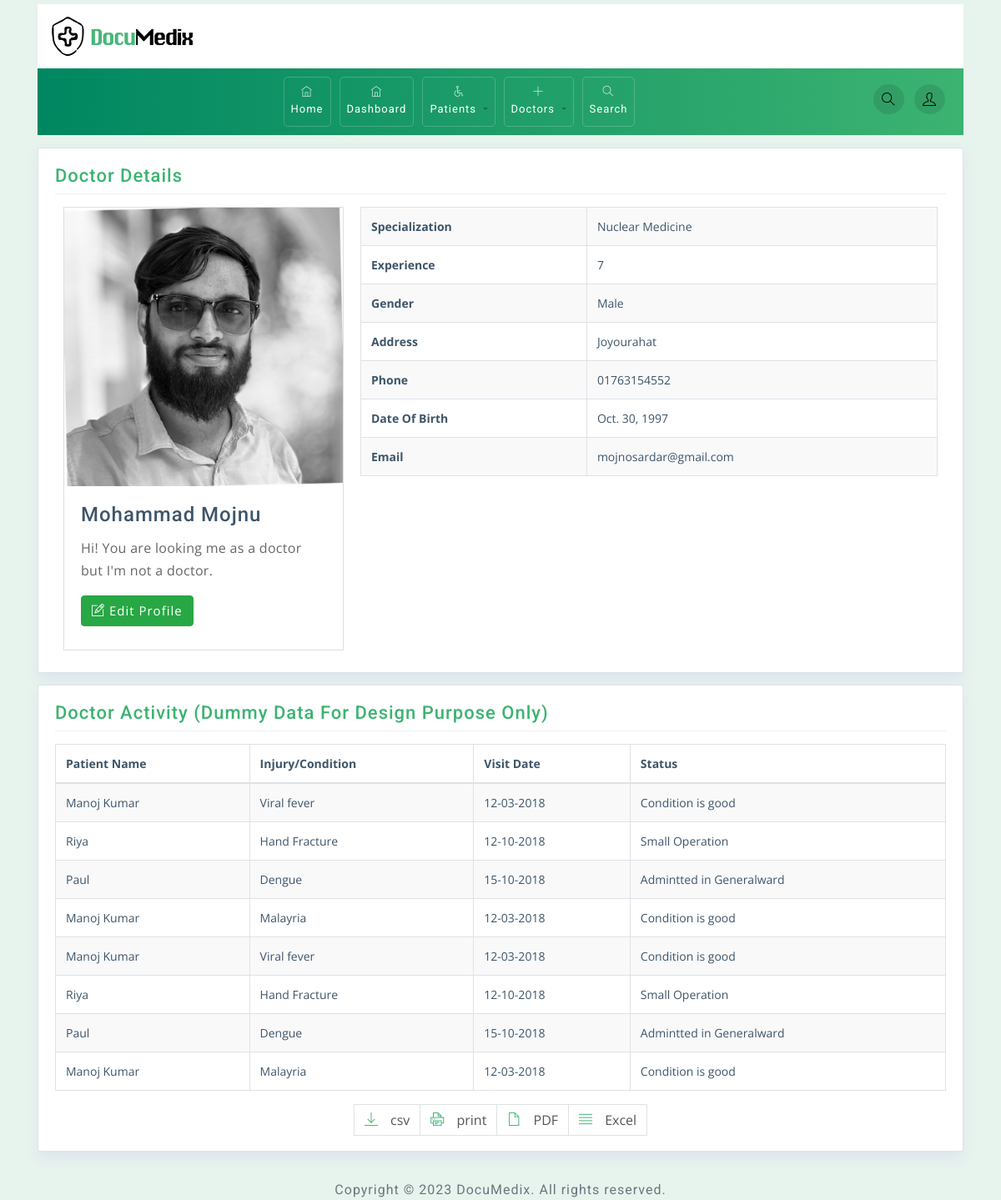
The app's page /doctor/profile/ (signed in) with its own data.
### doctor/models.py (models this page shows)
class Doctor(models.Model):
    doctor_account = models.OneToOneField(User, on_delete=models.CASCADE, blank=True, null=True)
    age = models.IntegerField(null=True, blank=True)
    date_of_birth = models.DateField(null=True, blank=True)
    phone_no = models.CharField(max_length=14, null=True, blank=True)
    gender = models.CharField(max_length=32, choices=GENDER_CHOICES, null=True, blank=True)
    address = models.TextField(max_length=250, null=True, blank=True)
    details = models.TextField(max_length=500, null=True, blank=True)
    image = models.ImageField(upload_to='photos/doctors', null=True, blank=True)
    specialization = models.CharField(max_length=100, null=True, blank=True)
    experience = models.CharField(max_length=64, null=True, blank=True)
    department = models.ForeignKey(Department, on_delete=models.SET_NULL, blank=True, null= True)
    def __str__(self):
        if self.doctor_account:
            return self.doctor_account.get_full_name()
        else:
            return "Doctor ID: {}".format(self.pk)

### doctor/views.py (the view)
# urls.py: path('profile/', views.profile, name='profile'),
@login_required
def profile(request):
    if request.user.is_authenticated:
        doctor = request.user.doctor
        return render(request, 'doctor/about-doctor.html', {'doctor': doctor})
    else:
        return redirect('login')

### doctor/templates/doctor/about-doctor.html
{% extends 'base.html' %}
{% load static %}
{% block content %}
<div class="container">
	<div class="row">
		<div class="col-md-12">
			<div class="widget-area-2 proclinic-box-shadow">
				<h3 class="widget-title">Doctor Details</h3>
				<div class="row no-mp">
					<div class="col-md-4">
						<div class="card mb-4">
							{% if doctor.image %}
							<img class="card-img-top" src="{{doctor.image.url}}" alt="Card image">
							{% endif %}
							<div class="card-body">
								<h4 class="card-title">{{doctor}}</h4>
								<p class="card-text">{{doctor.details}}</p>
								<a href="{% url 'edit-profile' %}" class="btn btn-success mb-2"><span class="ti-pencil-alt"></span> Edit
									Profile</a>
							</div>
						</div>
					</div>
					<div class="col-md-8">
						<div class="table-responsive">
							<table class="table table-bordered table-striped">
								<tbody>
									<tr>
										<td><strong>Specialization</strong></td>
										<td>{{doctor.specialization}}</td>
									</tr>
									<tr>
										<td><strong>Experience</strong></td>
										<td>{{doctor.experience}}</td>
									</tr>
									<tr>
										<td><strong>Gender</strong></td>
										<td>{{doctor.gender}}</td>
									</tr>
									<tr>
										<td><strong>Address</strong></td>
										<td>{{doctor.address}}</td>
									</tr>
									<tr>
										<td><strong>Phone</strong> </td>
										<td>{{doctor.phone_no}}</td>
									</tr>
									<tr>
										<td><strong>Date Of Birth</strong> </td>
										<td>{{doctor.date_of_birth}}</td>
									</tr>
									<tr>
										<td><strong>Email</strong></td>
										<td>{{request.user.email}}</td>
									</tr>
								</tbody>
							</table>
						</div>
					</div>
				</div>
			</div>
		</div>
		<div class="col-md-12">
			<div class="widget-area-2 proclinic-box-shadow">
				<h3 class="widget-title">Doctor Activity (Dummy Data For Design Purpose Only)</h3>
				<div class="table-responsive">
					<table class="table table-bordered table-striped">
						<thead>
							<tr>
								<th>Patient Name</th>
								<th>Injury/Condition</th>
								<th>Visit Date</th>
								<th>Status</th>
							</tr>
						</thead>
						<tbody>
							<tr>
								<td>Manoj Kumar</td>
								<td>Viral fever</td>
								<td>12-03-2018</td>
								<td>Condition is good</td>
							</tr>
							<tr>
								<td>Riya </td>
								<td>Hand Fracture</td>
								<td>12-10-2018</td>
								<td>Small Operation</td>
							</tr>
							<tr>
								<td>Paul</td>
								<td>Dengue</td>
								<td>15-10-2018</td>
								<td>Admintted in Generalward</td>
							</tr>
							<tr>
								<td>Manoj Kumar</td>
								<td>Malayria</td>
								<td>12-03-2018</td>
								<td>Condition is good</td>
							</tr>
							<tr>
								<td>Manoj Kumar</td>
								<td>Viral fever</td>
								<td>12-03-2018</td>
								<td>Condition is good</td>
							</tr>
							<tr>
								<td>Riya </td>
								<td>Hand Fracture</td>
								<td>12-10-2018</td>
								<td>Small Operation</td>
							</tr>
							<tr>
								<td>Paul</td>
								<td>Dengue</td>
								<td>15-10-2018</td>
								<td>Admintted in Generalward</td>
							</tr>
							<tr>
								<td>Manoj Kumar</td>
								<td>Malayria</td>
								<td>12-03-2018</td>
								<td>Condition is good</td>
							</tr>
						</tbody>
					</table>
					<nav aria-label="Page navigation example">
						<ul class="pagination justify-content-center export-pagination">
							<li class="page-item">
								<a class="page-link" href="#"><span class="ti-download"></span> csv</a>
							</li>
							<li class="page-item">
								<a class="page-link" href="#"><span class="ti-printer"></span> print</a>
							</li>
							<li class="page-item">
								<a class="page-link" href="#"><span class="ti-file"></span> PDF</a>
							</li>
							<li class="page-item">
								<a class="page-link" href="#"><span class="ti-align-justify"></span> Excel</a>
							</li>
						</ul>
					</nav>
				</div>
			</div>
		</div>
	</div>
</div>
{% endblock %}

### static/css/styles.css (style rules this page uses)
body { font-family: 'Open Sans', sans-serif; background-color: #E7F3ED; color: #3e5569; }
h1, h2, h3, h4, h5, h6, span, .menu-nav { font-family: 'Roboto', sans-serif; letter-spacing: 1px; }
p { font-size: 1em; line-height: 1.7em; color: #666; letter-spacing: .3px; }
a, a:hover, a:focus { color: inherit; text-decoration: none; transition: all 0.3s; }
.table td, .table th { padding: .75rem; }
.proclinic-box-shadow { border-radius: 0; border: 0; -webkit-box-shadow: 0 0 0 1px #dce3ec, 0 8px 16px 0 #dce3ec; box-shadow: 0 0 0 1px #dce3ec, 0 8px 16px 0 #dce3ec; background: #fff; margin-top: 20px; }
div[class*="col-"] { padding-right: 6px; padding-left: 6px; }
div[class*="col-"] div[class*="col-"] { padding-right: 10px; padding-left: 10px; }
.table-striped tbody tr:nth-of-type(odd) { background-color: rgba(61,79,90,.03); }
table.table tbody td, table.table thead th { font-size: 14px; }
.pagination .page-link [class^="ti-"], .pagination .page-link [class*=" ti-"] { margin-right: 10px; }
.export-pagination.pagination .page-link { color: #555555; }
.widget-area-2 { background: #fff; margin-top: 1rem; padding: 20px; padding-bottom: 2px; border-radius: 2px; }
.widget-title { font-size: 22px; padding-bottom: .5rem; margin-bottom: 15px; border-bottom: 1px solid #eeeeee; }
.card, .card-img-top { border-radius: 0px; }
.card-body .btn { margin-bottom: 0px; }
.btn { margin-bottom: 5px; font-size: 15px; letter-spacing: 1px; }
.pagination .page-item:first-child .page-link, .pagination .page-item:last-child .page-link { border-radius: 0px; }
.no-margin-padding [class*="col-"], .no-mp [class*="col-"] { padding-right: 0px; padding-left: 0px; }
.no-mp { margin-left: 0px !important; margin-right: 0px !important; padding: 0px; background: #ffffff; }

### static/css/green.css (style rules this page uses)
.pagination .page-link { color: #3CB371; }
.widget-title { color: #3CB371; }
.pagination .page-link [class^="ti-"], [class*=" ti-"] { color: #3CB371; }

### static/css/responsive.css (style rules this page uses)
@media (min-width: 992px) { .row { margin-right: -5px; margin-left: -5px; } }
@media (min-width: 992px) { .row .row { margin-right: -10px; margin-left: -10px; } }

### records on screen
Doctor: image (picture), doctor_account.last_name "Mohammad Mojnu", details "Hi! You are looking me as a doctor but I'm not a doctor.", specialization "Nuclear Medicine", experience "7", gender "Male", address "Joyourahat", phone_no "01763154552", date_of_birth "Oct. 30, 1997"

### other values on screen
{{ request.user.email }} "mojnosardar@gmail.com"
